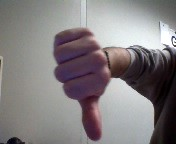
#> input picture dataset_2/thumbs_down/WIN_20250211_17_39_45_Pro.jpg, 176 x 144 px, found by its file name
$ jupyter execute gaussian_blur.ipynb
#> lines starting #> are read from the running program, lines starting #| are printed output that depends on the picture
[cell 1]
import cv2
import matplotlib.pyplot as plt

def preprocess_image(image_path):
    image = cv2.imread(image_path, cv2.IMREAD_GRAYSCALE)
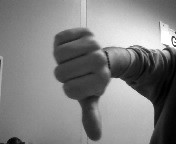
#> image: shape (144, 176); min 0, max 255, mean 128.6
    image_blurred = cv2.GaussianBlur(image, (5, 5), 0)
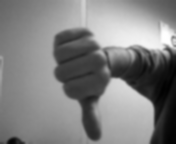
#> image_blurred: shape (144, 176); min 2, max 255, mean 128.6
    return image, image_blurred

# Path to the image
img_path = "dataset/thumbs_down/WIN_20250211_17_39_45_Pro.jpg"

# Preprocess image
original_img, processed_img = preprocess_image(img_path)

# Display comparison
plt.figure(figsize=(10, 5))

plt.subplot(1, 2, 1)
plt.imshow(original_img, cmap='gray')
plt.title("Original Image")
plt.axis("off")

plt.subplot(1, 2, 2)
plt.imshow(processed_img, cmap='gray')
plt.title("Processed Image")
plt.axis("off")

plt.show()
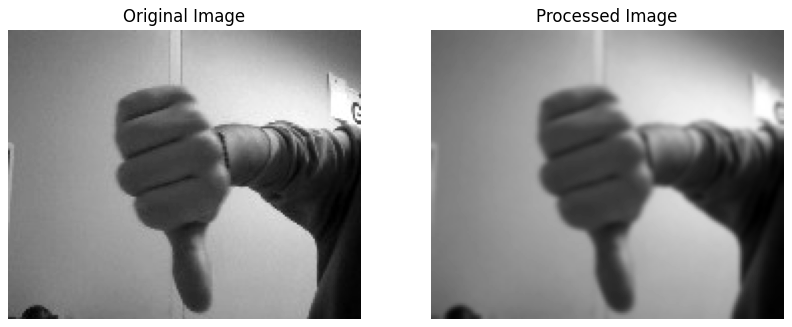
#> figure drawn by matplotlib, 2 panels

$ run again, with dataset_2/thumbs_down/WIN_20250211_17_39_51_Pro.jpg copied over dataset_2/thumbs_down/WIN_20250211_17_39_45_Pro.jpg
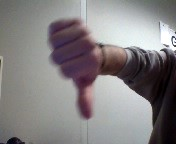
#> input picture dataset_2/thumbs_down/WIN_20250211_17_39_51_Pro.jpg, 176 x 144 px, found by its file name
#> in preprocess_image, `image_blurred = cv2.GaussianBlur(image, (5, 5), 0)`:
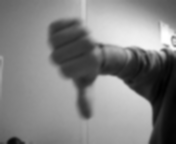
#> image_blurred: shape (144, 176); min 1, max 255, mean 130.4
#> `plt.show()`:
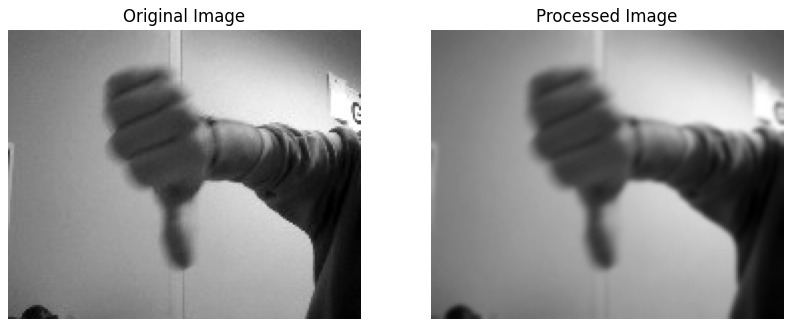
#> figure drawn by matplotlib, 2 panels
